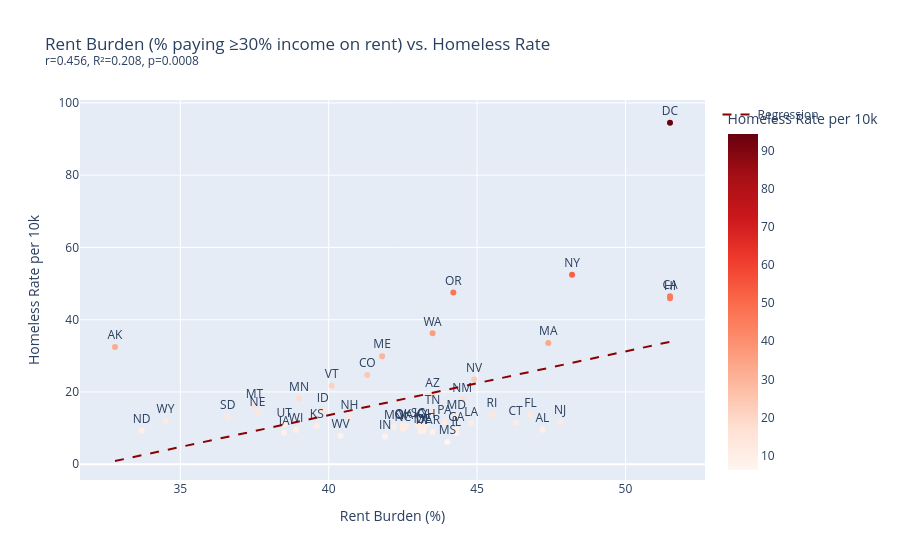

Notebook code cell kept with this figure:
### Code cell
slope2, intercept2, r2v, p2, se2 = stats.linregress(df['rent_burden_pct'], df['homeless_rate_per_10k'])
r2_2 = r2v ** 2
print(f'Rent burden vs homeless rate: r={r2v:.3f}, R²={r2_2:.3f}, p={p2:.4f}')

x_range2 = [df['rent_burden_pct'].min(), df['rent_burden_pct'].max()]
y_range2 = [slope2 * x + intercept2 for x in x_range2]

fig2 = px.scatter(
    df, x='rent_burden_pct', y='homeless_rate_per_10k', text='state_postal',
    color='homeless_rate_per_10k', color_continuous_scale='Reds',
    title=f'Rent Burden (% paying ≥30% income on rent) vs. Homeless Rate<br><sup>r={r2v:.3f}, R²={r2_2:.3f}, p={p2:.4f}</sup>',
    labels={'rent_burden_pct': 'Rent Burden (%)', 'homeless_rate_per_10k': 'Homeless Rate per 10k'},
    hover_name='state_name',
)
fig2.add_trace(go.Scatter(x=x_range2, y=y_range2, mode='lines', name='Regression', line=dict(color='darkred', dash='dash')))
fig2.update_traces(textposition='top center', selector=dict(mode='markers+text'))
fig2.show()

### Figure 1 — Plotly figure (JSON) as saved in the notebook; plotly's stock layout.template omitted (floating-point values rounded to 4 significant figures)
{"data": [{"hovertemplate": "<b>%{hovertext}</b><br><br>Rent Burden (%)=%{x}<br>Homeless Rate per 10k=%{marker.color}<br>state_postal=%{text}<extra></extra>", "hovertext": ["Alabama", "Alaska", "Arizona", "Arkansas", "California", "Colorado", "Connecticut", "Delaware", "District of Columbia", "Florida", "Georgia", "Hawaii", "Idaho", "Illinois", "Indiana", "Iowa", "Kansas", "Kentucky", "Louisiana", "Maine", "Maryland", "Massachusetts", "Michigan", "Minnesota", "Mississippi", "Missouri", "Montana", "Nebraska", "Nevada", "New Hampshire", "New Jersey", "New Mexico", "New York", "North Carolina", "North Dakota", "Ohio", "Oklahoma", "Oregon", "Pennsylvania", "Rhode Island", "South Carolina", "South Dakota", "Tennessee", "Texas", "Utah", "Vermont", "Virginia", "Washington", "West Virginia", "Wisconsin", "Wyoming"], "legendgroup": "", "marker": {"color": [9.56, 32.45, 19.12, 8.93, 46.48, 24.72, 11.61, 9.33, 94.51, 13.63, 9.79, 45.96, 14.99, 8.54, 7.65, 8.73, 10.61, 10.68, 11.31, 29.9, 13.16, 33.58, 9.32, 18.2, 6.15, 10.37, 16.15, 14.08, 23.42, 13.07, 11.71, 17.92, 52.44, 9.81, 9.23, 10.76, 10.7, 47.5, 11.73, 13.82, 10.8, 13.08, 14.59, 9.07, 10.95, 21.7, 10.48, 36.22, 7.91, 9.49, 11.9], "coloraxis": "coloraxis", "symbol": "circle"}, "mode": "markers+text", "name": "", "orientation": "v", "showlegend": false, "text": ["AL", "AK", "AZ", "AR", "CA", "CO", "CT", "DE", "DC", "FL", "GA", "HI", "ID", "IL", "IN", "IA", "KS", "KY", "LA", "ME", "MD", "MA", "MI", "MN", "MS", "MO", "MT", "NE", "NV", "NH", "NJ", "NM", "NY", "NC", "ND", "OH", "OK", "OR", "PA", "RI", "SC", "SD", "TN", "TX", "UT", "VT", "VA", "WA", "WV", "WI", "WY"], "textposition": "top center", "type": "scatter", "x": [47.2, 32.8, 43.5, 43.5, 51.5, 41.3, 46.3, 43.2, 51.5, 46.8, 44.3, 51.5, 39.8, 44.3, 41.9, 38.5, 39.6, 43.1, 44.8, 41.8, 44.3, 47.4, 43.1, 39.0, 44.0, 42.2, 37.5, 37.6, 44.9, 40.7, 47.8, 44.5, 48.2, 42.5, 33.7, 43.3, 42.5, 44.2, 43.9, 45.5, 43.0, 36.6, 43.5, 43.1, 38.5, 40.1, 42.6, 43.5, 40.4, 38.9, 34.5], "xaxis": "x", "y": [9.56, 32.45, 19.12, 8.93, 46.48, 24.72, 11.61, 9.33, 94.51, 13.63, 9.79, 45.96, 14.99, 8.54, 7.65, 8.73, 10.61, 10.68, 11.31, 29.9, 13.16, 33.58, 9.32, 18.2, 6.15, 10.37, 16.15, 14.08, 23.42, 13.07, 11.71, 17.92, 52.44, 9.81, 9.23, 10.76, 10.7, 47.5, 11.73, 13.82, 10.8, 13.08, 14.59, 9.07, 10.95, 21.7, 10.48, 36.22, 7.91, 9.49, 11.9], "yaxis": "y"}, {"line": {"color": "darkred", "dash": "dash"}, "mode": "lines", "name": "Regression", "type": "scatter", "x": [32.8, 51.5], "y": [0.8911, 33.88]}], "layout": {"coloraxis": {"colorbar": {"title": {"text": "Homeless Rate per 10k"}}, "colorscale": [[0.0, "rgb(255,245,240)"], [0.125, "rgb(254,224,210)"], [0.25, "rgb(252,187,161)"], [0.375, "rgb(252,146,114)"], [0.5, "rgb(251,106,74)"], [0.625, "rgb(239,59,44)"], [0.75, "rgb(203,24,29)"], [0.875, "rgb(165,15,21)"], [1.0, "rgb(103,0,13)"]]}, "legend": {"tracegroupgap": 0}, "title": {"text": "Rent Burden (% paying ≥30% income on rent) vs. Homeless Rate<br><sup>r=0.456, R²=0.208, p=0.0008</sup>"}, "xaxis": {"anchor": "y", "domain": [0.0, 1.0], "title": {"text": "Rent Burden (%)"}}, "yaxis": {"anchor": "x", "domain": [0.0, 1.0], "title": {"text": "Homeless Rate per 10k"}}}}
